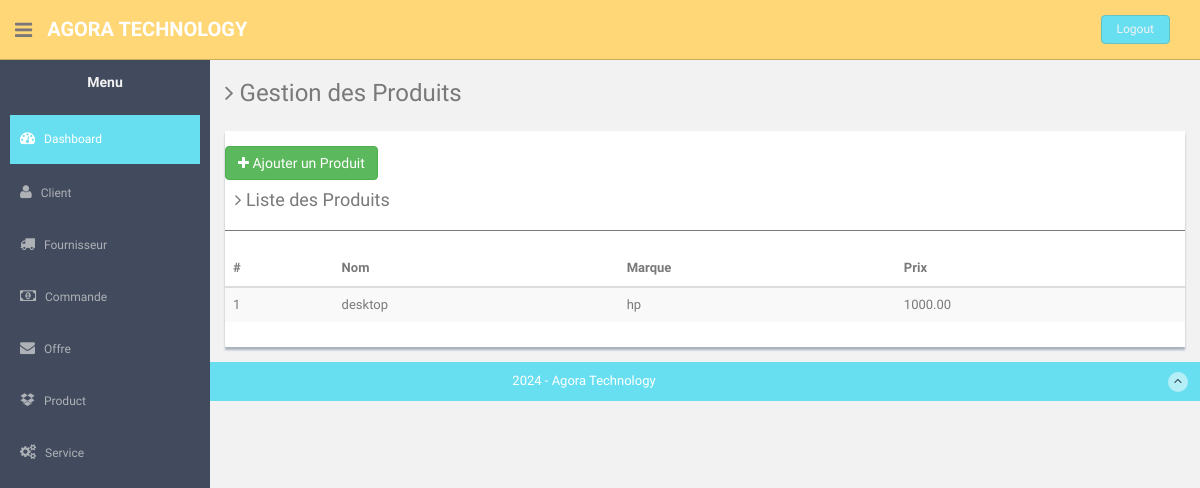
Page /app/products/ (signed in) on the earlier database version.
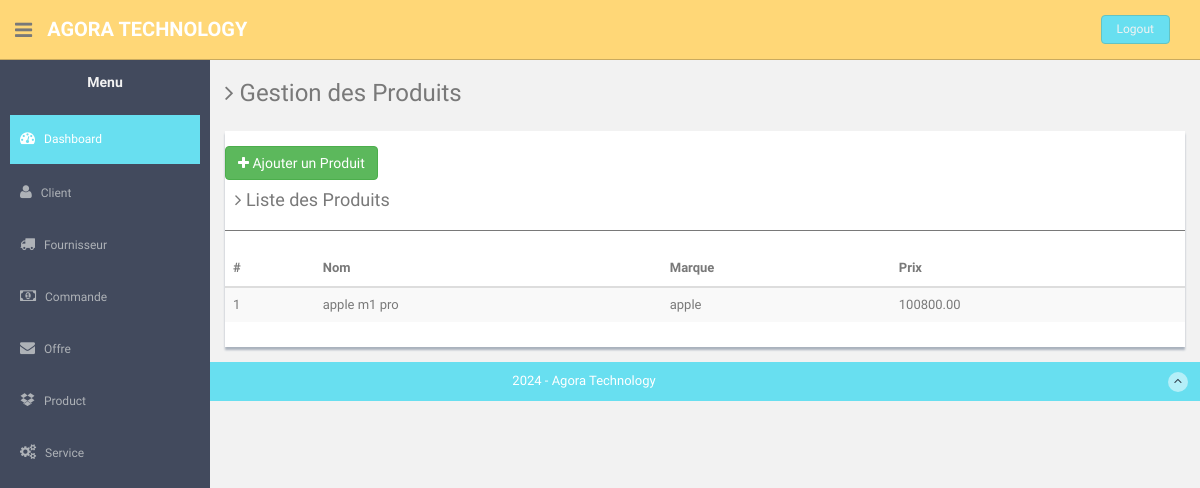
Same page on the later database version.
### GcomApp/models.py (models this page shows, shortened)
class Product(models.Model):
    name = models.CharField(max_length=100)
    brand = models.CharField(max_length=100)
    price = models.DecimalField(max_digits=10, decimal_places=2)

### GcomApp/views.py (the view)
# urls.py: path('products/', views.product_list, name='product_list'),
@login_required
def product_list(request):
    products = Product.objects.all()
    return render(request, 'product_list.html', {'products': products})

### GcomApp/templates/product_list.html (shortened to what the changed rows need)
<!DOCTYPE html>
<html lang="en">
<head>
    {% load static %}
    <link href="{% static 'assets/css/bootstrap.css' %}" rel="stylesheet">
    <link href="{% static 'assets/font-awesome/css/font-awesome.css' %}" rel="stylesheet" />
    <link rel="stylesheet" type="text/css" href="{% static 'assets/css/zabuto_calendar.css' %}">
    <link rel="stylesheet" type="text/css" href="{% static 'assets/js/gritter/css/jquery.gritter.css' %}" />
    <link rel="stylesheet" type="text/css" href="{% static 'assets/lineicons/style.css' %}">
    <link href="{% static 'assets/css/style.css' %}" rel="stylesheet">
    <link href="{% static 'assets/css/style-responsive.css' %}" rel="stylesheet">
</head>
<body>
    <section id="container">
        <section id="main-content">
            <section class="wrapper">
                <div class="row mt">
                    <div class="col-md-12">
                        <div class="content-panel">
                            <table class="table table-striped table-advance table-hover">
                                <thead>
                                    <tr>
                                        <th>#</th>
                                        <th>Nom</th>
                                        <th>Marque</th>
                                        <th>Prix</th>
                                    </tr>
                                </thead>
                                <tbody id="productTableBody">
                                    {% for product in products %}
                                    <tr id="product-{{ product.id }}">
                                        <td>{{ forloop.counter }}</td>
                                        <td>{{ product.name }}</td>
                                        <td>{{ product.brand }}</td>
                                        <td>{{ product.price }}</td>
                                    </tr>
                                    {% endfor %}
                                </tbody>
                            </table>
                        </div>
                    </div>
                </div>
            </section>
        </section>
    </section>
</body>
</body>
</html>

Differences in the rows shown:
removed Product: name "desktop", brand "hp", price "1000.00"
added Product: name "apple m1 pro", brand "apple", price "100800.00"
